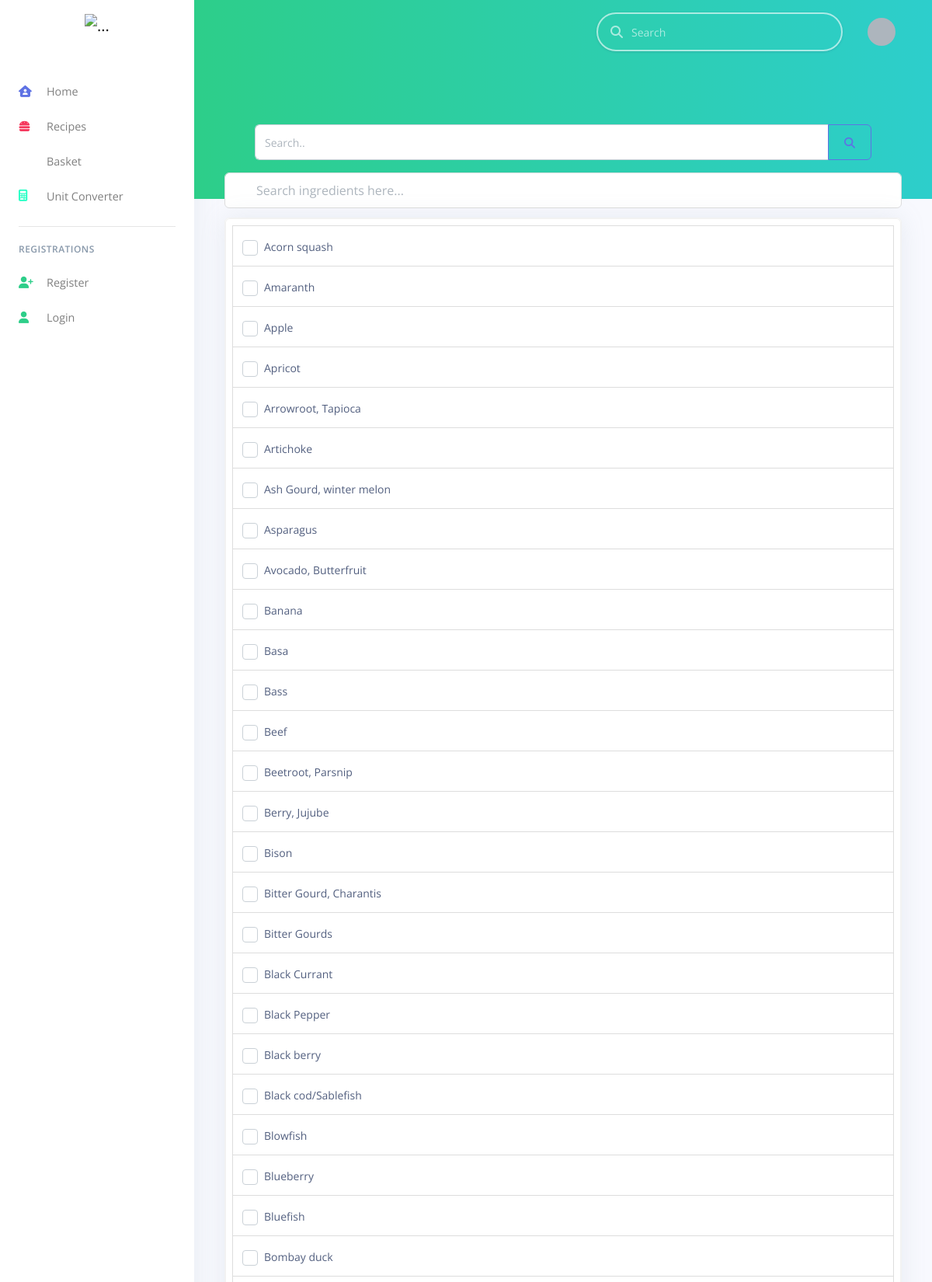
The page /basket/ (upper part) on the database its author committed.
### index_home/models.py (models this page shows, shortened)
class Ingredients(models.Model):
    name = models.CharField(max_length=100)
    type = models.ForeignKey(Ingretype, on_delete=models.CASCADE, null=True, blank=True)

### index_home/views.py (the view)
# urls.py: path('basket/', views.basket, name='basket'),
def basket(request):
    form = MyForm(request.POST or None)
    name = ''
    if request.method == "POST":
        if form.is_valid():
            ...
            if request.POST["something_truthy"]:
                name = request.POST["something_truthy"]
                ...
    context = {
        'ingredients': Ingredients.objects.order_by('name'),
        'Recipes_info': Recipe.objects.order_by('-date_added'),
        'form': form,
        'testing': name,
    }
    return render(request, 'index_home/basket.html', context)

### index_home/forms.py
class MyForm(forms.Form):
    something_truthy = forms.BooleanField(required=False)

### index_home/templates/index_home/basket.html (shortened to what this page needs)
{% extends "index_home/base.html" %}
{% block content %}
<div class="container-fluid">
    <form class="" method="get" action="{% url 'add' %}">
      <div class="input-group mb-3">
        <input placeholder="Search.."aria-label="Search..." aria-describedby="button-addon2" class="form-control form-control-rounded form-control-prepended" id="txt_values" name="key" placeholder="Search..." type="text">
        <div class="input-group-append">
          <button class="btn btn-outline-primary" type="submit" id="button-addon2"><span class="fa fa-search"></span></button>
        </div>
      </div>
    </form>
</div>
<input type="text" id="myInput" class="form-control" onkeyup="myFunction()" placeholder="Search ingredients here...">
<div class="card bg-gradient-Gray 200 shadow">
    <div class="card p-2">
        <table id="myTable">
          <form method="post">
                {% for ingre in ingredients %}
              <tr>
                  <td>
                      <div class="custom-control custom-checkbox">
                          <label class="custom-control-label" for="{{ ingre.name }}">{{ ingre.name }}</label>
                        </div>
                  </td>
              </tr>
                {% endfor %}
            </form>
        </table>
    </div>
</div>
{% endblock content %}

### index_home/static/index_home/admins/style.css (style rules this page uses)
#myInput { background-image: url('/css/searchicon.png'); background-position: 10px 12px; background-repeat: no-repeat; width: 100%; font-size: 16px; padding: 12px 20px 12px 40px; border: 1px solid #ddd; margin-bottom: 12px; }
#myTable { border-collapse: collapse; width: 100%; border: 1px solid #ddd; font-size: 18px; }
#myTable th, #myTable td { text-align: left; padding: 12px; }
#myTable tr { border-bottom: 1px solid #ddd; }

### rows shown on the page
Ingredients: name "Acorn squash"
Ingredients: name "Amaranth"
Ingredients: name "Apple"
Ingredients: name "Apricot"
Ingredients: name "Arrowroot, Tapioca"
Ingredients: name "Artichoke"
Ingredients: name "Ash Gourd, winter melon"
Ingredients: name "Asparagus"
Ingredients: name "Avocado, Butterfruit"
Ingredients: name "Banana"
Ingredients: name "Basa"
Ingredients: name "Bass"
Ingredients: name "Beef"
Ingredients: name "Beetroot, Parsnip"
Ingredients: name "Berry, Jujube"
Ingredients: name "Bison"
Ingredients: name "Bitter Gourd, Charantis"
Ingredients: name "Bitter Gourds"
Ingredients: name "Black Currant"
Ingredients: name "Black Pepper"
Ingredients: name "Black berry"
Ingredients: name "Black cod/Sablefish"
Ingredients: name "Blowfish"
Ingredients: name "Blueberry"
Ingredients: name "Bluefish"
Ingredients: name "Bombay duck"
